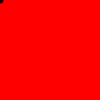
Frame 1 (no input)
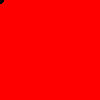
Frame 60 (the mouse pressed at the canvas centre just before this capture)
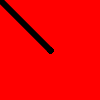
Frame 120 (the mouse held since frame 60 and released just before this capture)

The Processing sketch that drew these frames (run headless with seeded random() and noise(); from frame 60 on, the mouse is pressed at the canvas centre):

// Processing sketch: BasicAd
// ── BasicAd.pde
void setup(){
    background(255, 0, 0);
}

void draw(){
  //background(0);

  //rect(mouseX, mouseY, 100, 100);
  strokeWeight(6);
  line(pmouseX, pmouseY, mouseX, mouseY);
}
